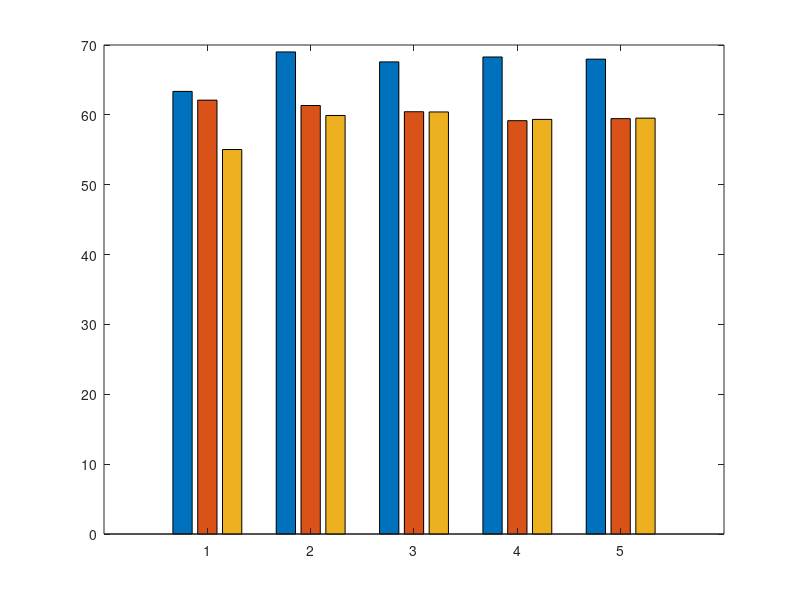

This figure's MATLAB source: (Note: this script raises an error after producing the figure.)
%% Exp1: Plotting Statistical Convergence (Bar Chart / Updated Order & Names)
clc; clear; close all;

try
    d_HG  = load('data_exp1_HGPIS.mat');
    d_MCI = load('data_exp1_MCIPIS.mat');
    d_MCS = load('data_exp1_MCS.mat');
catch
    error('未能找到数据文件，请确保先运行相应的仿真脚本。');
end

N_axis = d_HG.N_arr;

figure('Name', 'Path Loss Convergence (Bar)', 'Color', 'w', 'Position', [100, 100, 640, 480]);

% =========================================================
% 视觉映射定义
% =========================================================
c_MCI    = '#EDB120'; % 金黄 (MCI-PIS)
c_NoTurb = '#0072BD'; % 蓝   (WCI-MC w/o Turb)
c_MCS    = '#77AC30'; % 绿   (SA-MCS)

% 组合数据矩阵 (行：N_packets, 列：不同算法)
% 数据顺序已对调：MCI, HG(WCI-MC), SA-MCS
PL_matrix = [-d_MCI.PL_arr(:), -d_HG.PL_arr(:), -d_MCS.PL_arr(:)];

% 绘制分组柱状图
b = bar(1:length(N_axis), PL_matrix, 'grouped', 'BarWidth', 0.8);

% 单独设置每组柱子的颜色（需匹配上面矩阵的排列顺序）
b(1).FaceColor = c_MCI;
b(2).FaceColor = c_NoTurb;
b(3).FaceColor = c_MCS;

hold on;
grid on;
set(gca, 'GridLineStyle', ':', 'GridAlpha', 0.7);

% 为了更清晰地展示微小的收敛差异，限制 y 轴范围 (建议保留)
ylim([31, 33.5]); 

% 文本设置
xlabel('Number of Simulated Photons (N_{packets})', 'FontSize', 14, 'FontWeight', 'normal', 'FontName', 'Times New Roman');
ylabel('Path Loss (dB)', 'FontSize', 14, 'FontWeight', 'normal', 'FontName', 'Times New Roman');
title('Statistical Convergence of Channel Path Loss', 'FontSize', 14, 'FontWeight', 'normal', 'FontName', 'Times New Roman');

% 格式化 X 轴刻度标签为 10^n 形式
xtick_labels = arrayfun(@(n) sprintf('10^{%d}', log10(n)), N_axis, 'UniformOutput', false);
set(gca, 'XTick', 1:length(N_axis), 'XTickLabel', xtick_labels);

% 图例名称与字体指定 (注意顺序已与数据矩阵对应，并且更新为 SA-MCS)
legend('MCI-PIS', ...
       'WCI-MC (w/o Turb)', ...
       'SA-MCS', ...
       'Location', 'northeast', ...
       'FontSize', 12, 'FontName', 'Times New Roman');

% 坐标轴整体格式
set(gca, 'FontSize', 12, 'LineWidth', 1, 'FontName', 'Times New Roman');

% --- 学术图表导出指令 ---
% exportgraphics(gcf, 'Figure1_Convergence_Bar.pdf', 'ContentType', 'vector');
% exportgraphics(gcf, 'Figure1_Convergence_Bar.png', 'Resolution', 600);
